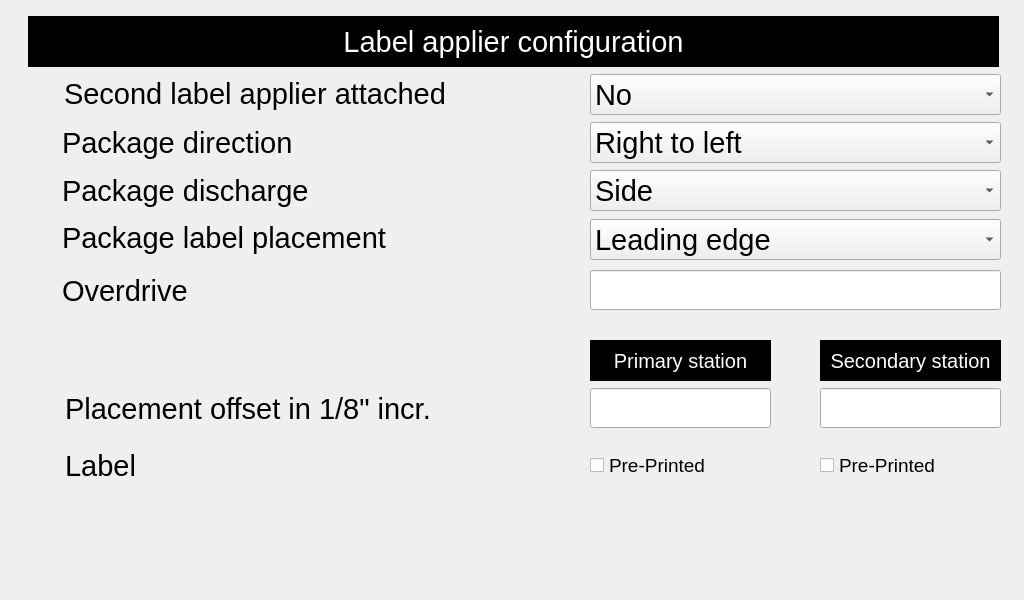
<?xml version="1.0" encoding="UTF-8"?>
<ui version="4.0">
 <class>serviceLabelApplierConfig</class>
 <widget class="QWidget" name="serviceLabelApplierConfig">
  <property name="geometry">
   <rect>
    <x>0</x>
    <y>0</y>
    <width>1024</width>
    <height>600</height>
   </rect>
  </property>
  <property name="font">
   <font>
    <pointsize>22</pointsize>
   </font>
  </property>
  <property name="windowTitle">
   <string>Form</string>
  </property>
  <widget class="QLabel" name="lblProductNumber">
   <property name="geometry">
    <rect>
     <x>64</x>
     <y>68</y>
     <width>511</width>
     <height>51</height>
    </rect>
   </property>
   <property name="text">
    <string>Second label applier attached</string>
   </property>
   <property name="alignment">
    <set>Qt::AlignLeading|Qt::AlignLeft|Qt::AlignVCenter</set>
   </property>
  </widget>
  <widget class="hobart::numericLineEdit" name="lePrimaryStationOffset">
   <property name="geometry">
    <rect>
     <x>590</x>
     <y>388</y>
     <width>181</width>
     <height>40</height>
    </rect>
   </property>
   <property name="inputMask">
    <string notr="true"/>
   </property>
   <property name="text">
    <string notr="true"/>
   </property>
   <property name="maxLength">
    <number>20</number>
   </property>
   <property name="placeholderText">
    <string notr="true"/>
   </property>
  </widget>
  <widget class="hobart::numericLineEdit" name="leOverdrive">
   <property name="geometry">
    <rect>
     <x>590</x>
     <y>270</y>
     <width>411</width>
     <height>40</height>
    </rect>
   </property>
   <property name="inputMask">
    <string notr="true"/>
   </property>
   <property name="text">
    <string notr="true"/>
   </property>
   <property name="maxLength">
    <number>20</number>
   </property>
   <property name="placeholderText">
    <string notr="true"/>
   </property>
  </widget>
  <widget class="QLabel" name="label">
   <property name="geometry">
    <rect>
     <x>28</x>
     <y>16</y>
     <width>971</width>
     <height>51</height>
    </rect>
   </property>
   <property name="font">
    <font>
     <pointsize>22</pointsize>
    </font>
   </property>
   <property name="styleSheet">
    <string notr="true">background-color: rgb(0, 0, 0);
color: rgb(255, 255, 255);</string>
   </property>
   <property name="text">
    <string>Label applier configuration</string>
   </property>
   <property name="alignment">
    <set>Qt::AlignCenter</set>
   </property>
  </widget>
  <widget class="QLabel" name="lblProductNumber_2">
   <property name="geometry">
    <rect>
     <x>62</x>
     <y>122</y>
     <width>511</width>
     <height>41</height>
    </rect>
   </property>
   <property name="text">
    <string>Package direction</string>
   </property>
   <property name="alignment">
    <set>Qt::AlignLeading|Qt::AlignLeft|Qt::AlignVCenter</set>
   </property>
  </widget>
  <widget class="QLabel" name="lblProductNumber_3">
   <property name="geometry">
    <rect>
     <x>62</x>
     <y>170</y>
     <width>511</width>
     <height>41</height>
    </rect>
   </property>
   <property name="text">
    <string>Package discharge</string>
   </property>
   <property name="alignment">
    <set>Qt::AlignLeading|Qt::AlignLeft|Qt::AlignVCenter</set>
   </property>
  </widget>
  <widget class="QLabel" name="lblProductNumber_4">
   <property name="geometry">
    <rect>
     <x>62</x>
     <y>212</y>
     <width>511</width>
     <height>51</height>
    </rect>
   </property>
   <property name="text">
    <string>Package label placement</string>
   </property>
   <property name="alignment">
    <set>Qt::AlignLeading|Qt::AlignLeft|Qt::AlignVCenter</set>
   </property>
  </widget>
  <widget class="QLabel" name="lblProductNumber_5">
   <property name="geometry">
    <rect>
     <x>62</x>
     <y>270</y>
     <width>511</width>
     <height>41</height>
    </rect>
   </property>
   <property name="text">
    <string>Overdrive</string>
   </property>
   <property name="alignment">
    <set>Qt::AlignLeading|Qt::AlignLeft|Qt::AlignVCenter</set>
   </property>
  </widget>
  <widget class="QLabel" name="lblProductNumber_6">
   <property name="geometry">
    <rect>
     <x>65</x>
     <y>388</y>
     <width>511</width>
     <height>41</height>
    </rect>
   </property>
   <property name="text">
    <string>Placement offset in 1/8&quot; incr.</string>
   </property>
   <property name="alignment">
    <set>Qt::AlignLeading|Qt::AlignLeft|Qt::AlignVCenter</set>
   </property>
  </widget>
  <widget class="QComboBox" name="cboxPackageDischarge">
   <property name="geometry">
    <rect>
     <x>590</x>
     <y>170</y>
     <width>411</width>
     <height>41</height>
    </rect>
   </property>
   <item>
    <property name="text">
     <string>Side</string>
    </property>
   </item>
   <item>
    <property name="text">
     <string>Front</string>
    </property>
   </item>
  </widget>
  <widget class="QComboBox" name="cboxPackageDirection">
   <property name="geometry">
    <rect>
     <x>590</x>
     <y>122</y>
     <width>411</width>
     <height>41</height>
    </rect>
   </property>
   <item>
    <property name="text">
     <string>Right to left</string>
    </property>
   </item>
   <item>
    <property name="text">
     <string>Left to right</string>
    </property>
   </item>
  </widget>
  <widget class="QComboBox" name="cboxSecondLabelApplierAttached">
   <property name="geometry">
    <rect>
     <x>590</x>
     <y>74</y>
     <width>411</width>
     <height>41</height>
    </rect>
   </property>
   <item>
    <property name="text">
     <string>No</string>
    </property>
   </item>
   <item>
    <property name="text">
     <string>Yes</string>
    </property>
   </item>
  </widget>
  <widget class="QComboBox" name="cboxPackagePlacement">
   <property name="geometry">
    <rect>
     <x>590</x>
     <y>219</y>
     <width>411</width>
     <height>41</height>
    </rect>
   </property>
   <item>
    <property name="text">
     <string>Leading edge</string>
    </property>
   </item>
   <item>
    <property name="text">
     <string>Trailing edge</string>
    </property>
   </item>
  </widget>
  <widget class="hobart::numericLineEdit" name="leSecondaryStationOffset">
   <property name="geometry">
    <rect>
     <x>820</x>
     <y>388</y>
     <width>181</width>
     <height>40</height>
    </rect>
   </property>
   <property name="inputMask">
    <string notr="true"/>
   </property>
   <property name="text">
    <string notr="true"/>
   </property>
   <property name="maxLength">
    <number>20</number>
   </property>
   <property name="placeholderText">
    <string notr="true"/>
   </property>
  </widget>
  <widget class="QLabel" name="lblPrimaryStation">
   <property name="geometry">
    <rect>
     <x>590</x>
     <y>340</y>
     <width>181</width>
     <height>41</height>
    </rect>
   </property>
   <property name="font">
    <font>
     <pointsize>15</pointsize>
    </font>
   </property>
   <property name="styleSheet">
    <string notr="true">background-color: rgb(0, 0, 0);
color: rgb(255, 255, 255);</string>
   </property>
   <property name="text">
    <string>Primary station</string>
   </property>
   <property name="alignment">
    <set>Qt::AlignCenter</set>
   </property>
  </widget>
  <widget class="QLabel" name="lblSecondaryStation">
   <property name="geometry">
    <rect>
     <x>820</x>
     <y>340</y>
     <width>181</width>
     <height>41</height>
    </rect>
   </property>
   <property name="font">
    <font>
     <pointsize>15</pointsize>
    </font>
   </property>
   <property name="styleSheet">
    <string notr="true">background-color: rgb(0, 0, 0);
color: rgb(255, 255, 255);</string>
   </property>
   <property name="text">
    <string>Secondary station</string>
   </property>
   <property name="alignment">
    <set>Qt::AlignCenter</set>
   </property>
  </widget>
  <widget class="QCheckBox" name="cbSecondLabelPreprint">
   <property name="geometry">
    <rect>
     <x>820</x>
     <y>450</y>
     <width>171</width>
     <height>31</height>
    </rect>
   </property>
   <property name="font">
    <font>
     <pointsize>14</pointsize>
    </font>
   </property>
   <property name="text">
    <string>Pre-Printed</string>
   </property>
  </widget>
  <widget class="QLabel" name="lblDistFromHome_2">
   <property name="geometry">
    <rect>
     <x>65</x>
     <y>450</y>
     <width>251</width>
     <height>31</height>
    </rect>
   </property>
   <property name="font">
    <font>
     <pointsize>22</pointsize>
    </font>
   </property>
   <property name="text">
    <string>Label</string>
   </property>
   <property name="alignment">
    <set>Qt::AlignLeading|Qt::AlignLeft|Qt::AlignVCenter</set>
   </property>
  </widget>
  <widget class="QCheckBox" name="cbPrimaryLabelPreprint">
   <property name="geometry">
    <rect>
     <x>590</x>
     <y>450</y>
     <width>171</width>
     <height>31</height>
    </rect>
   </property>
   <property name="font">
    <font>
     <pointsize>14</pointsize>
    </font>
   </property>
   <property name="text">
    <string>Pre-Printed</string>
   </property>
  </widget>
 </widget>
 <customwidgets>
  <customwidget>
   <class>hobart::numericLineEdit</class>
   <extends>QLineEdit</extends>
   <header location="global">numericlineedit.h</header>
  </customwidget>
 </customwidgets>
 <resources/>
 <connections/>
</ui>
